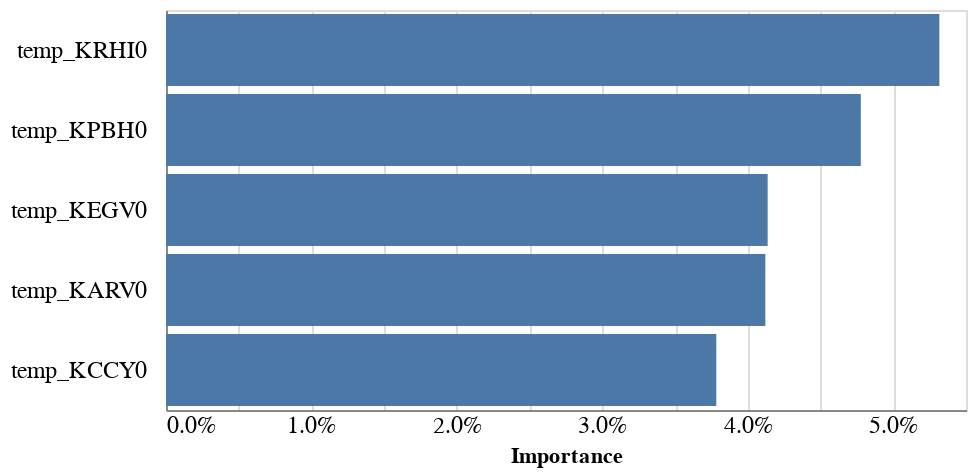

Notebook source saved alongside this figure:
### Code cell
alt.Chart(feature_importance_df[:5]).mark_bar().encode(
    x=alt.X('Importance:Q', axis=alt.Axis(format="%", tickSize=0, labelFontSize=12)),
    y=alt.Y(
        'Feature:N', sort=list(feature_importance_df[:5].Feature), title="",
        axis=alt.Axis(tickSize=0, labelFontSize=12, labelPadding=10)),
).properties(
    height=200
)

### Figure 1 — Vega-Lite specification as saved in the notebook (floating-point values rounded to 4 significant figures)
{"config": {"view": {"continuousWidth": 400, "continuousHeight": 300}}, "data": {"name": "data-b6b0014e8da50a48d34bc95b36f88177"}, "mark": "bar", "encoding": {"x": {"axis": {"format": "%", "labelFontSize": 12, "tickSize": 0}, "field": "Importance", "type": "quantitative"}, "y": {"axis": {"labelFontSize": 12, "labelPadding": 10, "tickSize": 0}, "field": "Feature", "sort": ["temp_KRHI0", "temp_KPBH0", "temp_KEGV0", "temp_KARV0", "temp_KCCY0"], "title": "", "type": "nominal"}}, "height": 200, "$schema": "https://vega.github.io/schema/vega-lite/v4.17.0.json", "datasets": {"data-b6b0014e8da50a48d34bc95b36f88177": [{"Feature": "temp_KRHI0", "Importance": 0.05317}, {"Feature": "temp_KPBH0", "Importance": 0.04777}, {"Feature": "temp_KEGV0", "Importance": 0.04136}, {"Feature": "temp_KARV0", "Importance": 0.0412}, {"Feature": "temp_KCCY0", "Importance": 0.03783}]}}
